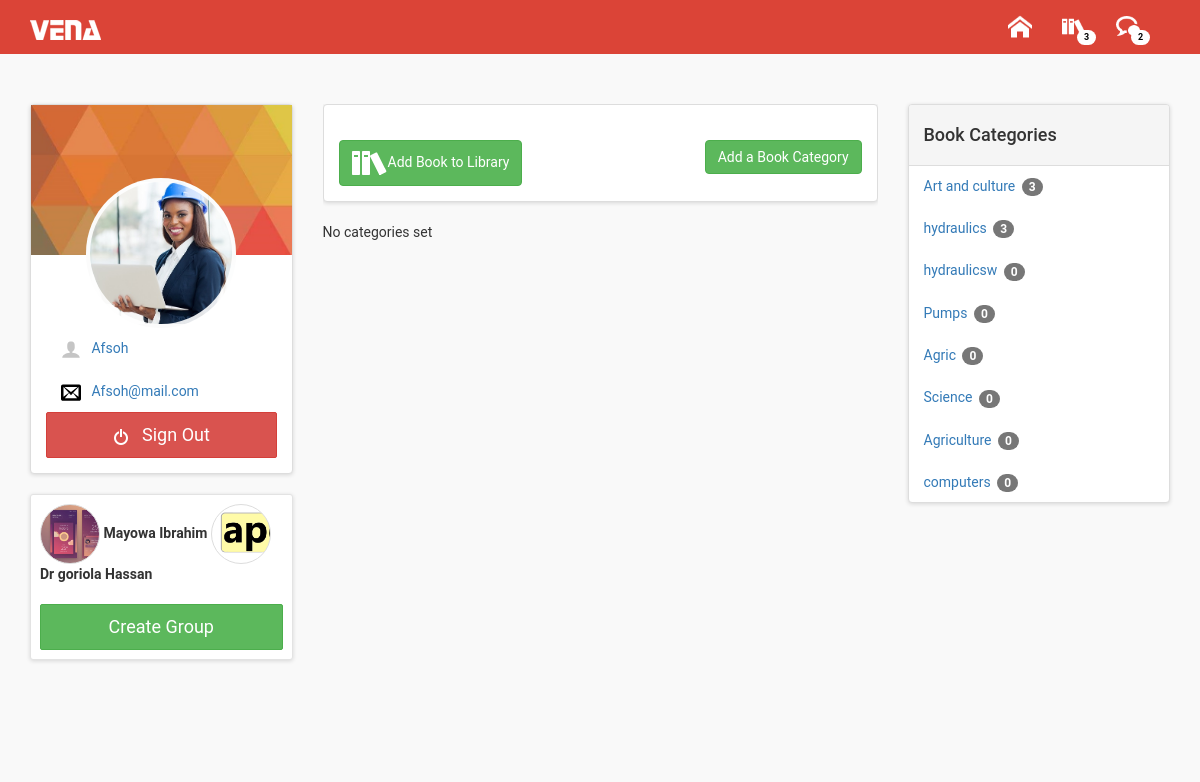
Screenshot of /library.php?catid=3 (signed in) with the database file from the repository.
### tables this page shows
CREATE TABLE IF NOT EXISTS `user` (
  `id` int(11) NOT NULL AUTO_INCREMENT,
  `name` varchar(200) NOT NULL,
  `username` varchar(100) NOT NULL,
  `password` varchar(100) NOT NULL,
  `email` varchar(100) NOT NULL,
  `ac_level` int(11) NOT NULL DEFAULT '0',
  `boss` varchar(200) NOT NULL,
  `ppix` varchar(200) NOT NULL,
  UNIQUE KEY `id` (`id`)
);

CREATE TABLE IF NOT EXISTS `book_cat` (
  `id` int(11) NOT NULL AUTO_INCREMENT,
  `cat` varchar(200) NOT NULL,
  `description` varchar(200) NOT NULL,
  PRIMARY KEY (`id`)
);

### library.php (the view, shortened to what this page needs)
<?php
include 'config.php';
?>
<!doctype html>
<html>
<head>
<link rel="stylesheet" href="css/bootstrap.min.css" />
<link rel="stylesheet" href="css/vena.css" />
</head>
<body>
<div class="top-menu">
<?php
include'includes/top.php';
?>
</div>
<div class="content">
<div class="container">
<div class="row">
<div class="col-md-3 user-details">
<?php
include'includes/left.php';
?>
</div>
<div class="col-md-6 library">
<div class="library-wrap">
<div class="panel panel-default">
<div class="panel-body">
<button class="btn btn-success" id="btn-adbook"><img src="img/clipboard.png" />Add Book to Library</button>
<button class="btn btn-success pull-right" id="btn-adbookcat">Add a Book Category</button>
<br>
</div>
</div>
<?php
if(isset($_GET['catid'])){
$bookcat = $_GET['catid'];
echo getbookbycat($bookcat);
}else{
	echo getallbook();
	}
?>
</div>
</div>
<div class="col-md-3 book-cat">
<div class="books-wrap">
<div class="panel panel-default">
<div class="panel-heading"><h4>Book Categories</h4></div>
<div class="panel-body">
<nav class="hidden-sm hidden-xs affix-top" data-spy="affix" data-offset-top="319" data-offset-bottom="500">
<ul class="nav nav-pills nav-stacked" id="abt-navbar">
<?php
echo getbookcat();
?>
  </ul>
  </nav>
</div>
</div>
</div>
</div>
</div>
</div>
</div>
</body>
</html>

### includes/left.php (shortened to what this page needs)
<div class="panel panel-default">
  <div class="panel-body" style="word-wrap:break-word;">
      <div class="thumbnail" style="background:#DBDBDB url(img/ppix/<?php
	$group_q= mysqli_query($con, "SELECT * FROM user WHERE id='$id'");
	if(mysqli_num_rows($group_q)){
	while($user= mysqli_fetch_array($group_q)){
	$record = $user["ppix"];
	echo $record;
		}} ?>) no-repeat; background-size: cover; margin-top: -40%; border: 4px solid rgba(255,255,255,0.89);"></div>
    <ul class="nav nav-stacked">
  <li role="presentation" class="active"><a href="#"><img src="img/svg/user.svg" width="20" style="fill: #494949" />&nbsp;&nbsp; <?php
  	$group_q= mysqli_query($con, "SELECT * FROM user WHERE id='$id'");
	if(mysqli_num_rows($group_q)){
	while($user= mysqli_fetch_array($group_q)){
	$record = $user["username"];
	echo $record;
		}} ?></a></li>
  <li role="presentation"><a href="#"><img src="img/svg/envelop.svg"  width="20" style="fill: #494949" />&nbsp;&nbsp; <?php
  	$group_q= mysqli_query($con, "SELECT * FROM user WHERE id='$id'");
	if(mysqli_num_rows($group_q)){
	while($user= mysqli_fetch_array($group_q)){
	$record = $user["email"];
	echo $record;
		}} ?></a></li>
</ul>
    <a href="sign-out.php" class="btn btn-danger btn-lg"><img src="img/switch.png" width="16" />&nbsp;&nbsp; Sign Out</a>
  </div>
</div>
<div class=" well well-sm boss" >
<?php
if ($acl==0){ echo getboss();}else{
	echo getkid();
	echo "<button class=\"btn btn-success  btn-lg\" id=\"crt-grp\">Create Group</button>";
}
 ?>
</div>

### config.php (shortened to what this page needs)
<?php
if(isset($_SESSION["uid"])){
$id=$_SESSION["uid"];
$acl=$_SESSION["acl"];
}
else {
}
$con = mysqli_connect('localhost','root','','vena');
function getkid(){
	global $con;
	global $id;
	$rec ="";
	 $group_q= mysqli_query($con, "SELECT * FROM user WHERE boss='$id' ");
	if($n=mysqli_num_rows($group_q)){
	while($group_q1 = mysqli_fetch_array($group_q)){
	$rec .= "<div class=\"thumbnail\" id=\"md-tumb\" style=\"background: url(img/ppix/$group_q1[ppix]); background-size: cover;\"></div>
<strong> $group_q1[name]</strong>
";
}
	}
	return $rec;
}
function getbookcat(){
	global $con;
	$rec ="";
$g = mysqli_query($con,"SELECT * FROM book_cat");
if(mysqli_num_rows($g)){
	while($book_cat = mysqli_fetch_array($g)){
		$bic = $book_cat['id'];
		 $gc = mysqli_query($con,"SELECT * FROM books WHERE courseId='$bic' ");
		 $no_of_course=mysqli_num_rows($gc);
		$rec .= "
		<li role=\"presentation\" >
		<a href=\"library.php?catid=$book_cat[id]\" title=\"$book_cat[description]\">
$book_cat[cat]
<span class=\"badge\">$no_of_course</span>
  </a> </li> ";
	}
}
else {$rec = 'No categories set';}
return $rec;
}
function getbookbycat($bookcat){
	global $con;
	$rec ="";
$g = mysqli_query($con,"SELECT * FROM books WHERE courseId='$bookcat' ");
if(mysqli_num_rows($g)){
	while($book = mysqli_fetch_array($g)){
        $rec .="<div class=\"well well-sm\">
<img src=\"img/ftype/pdf.png\" />
<p><strong>$book[bookName]</strong><br>
$book[description]</p>
<a href=\"viewbookoff.php?id=$book[id]\" class=\"pull-right\" >Read Book</a>
</div>";
	}
}
else {$rec = 'No categories set';}
return $rec;
}
?>

### css/vena.css (style rules this page uses)
body { background-color:#F9F9F9; color: #333333; font-family: 'Roboto',RobotoDraft,Helvetica,Arial,sans-serif; }
.top-menu { background-color: #db4437; }
.content { padding-top: 50px; }
.user-details .thumbnail { width: 150px; height: 150px; border-radius: 50%; margin: auto; }
.user-details .btn-lg { width: 100%; border-radius: 2px; }
.btn-success { margin-top: 20px; }
.boss { background-color: #FFFFFF; box-shadow : 0 1px 4px 0 rgba(0,0,0,0.14); }
#md-tumb { width: 60px; height: 60px; margin-left: 0px; display:inline-block; vertical-align: middle; }
.panel { box-shadow : 0 1px 4px 0 rgba(0,0,0,0.14) }
.book-cat .panel-body { padding: 0px; }

### rows the page displays
user: ppix (picture), username "Afsoh", email "Afsoh@mail.com"
user: ppix (picture), name "Mayowa Ibrahim"
user: ppix (picture), name "Dr goriola Hassan"
book_cat: cat "Art and culture", no_of_course "3"
book_cat: cat "hydraulics", no_of_course "3"
book_cat: cat "hydraulicsw", no_of_course "0"
book_cat: cat "Pumps", no_of_course "0"
book_cat: cat "Agric", no_of_course "0"
book_cat: cat "Science", no_of_course "0"
book_cat: cat "Agriculture", no_of_course "0"
book_cat: cat "computers", no_of_course "0"

### other values shown
getbookbycat($bookcat) "No categories set"
